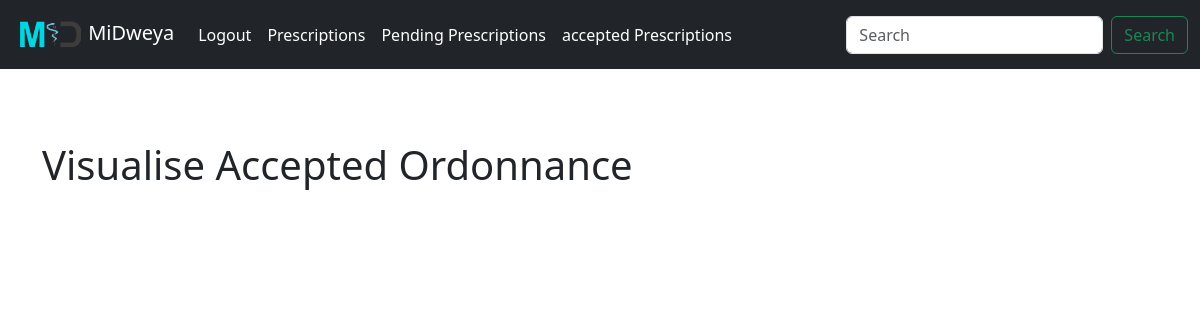
Before: /acceptedOrdonnances (signed in) with the older database file.
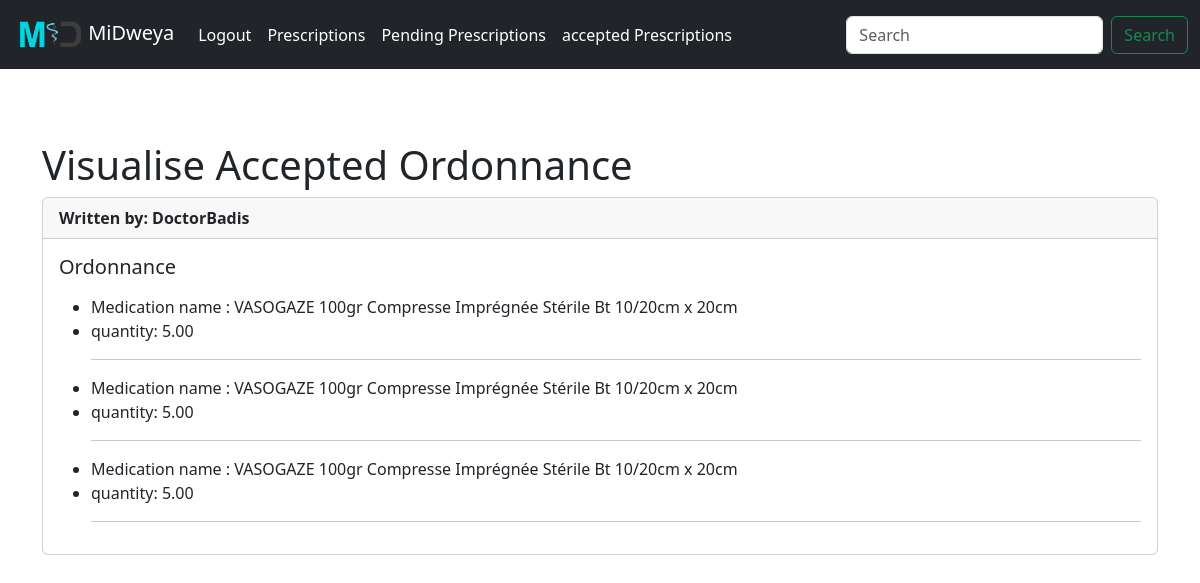
After: the same page with the newer database file.
### schedulingApp/models.py (models this page shows, shortened)
class Ordonnance(models.Model):
    id = models.AutoField(primary_key=True)
    usernameDestination=models.ForeignKey(User,on_delete=models.CASCADE,related_name="user_Destination")
    Doctor=models.ForeignKey(User,on_delete=models.CASCADE,related_name="Doctor_Destination")
    etat=models.CharField(max_length=255)
    decision=models.CharField(max_length=255)
    date = models.DateField(auto_now_add=True)

class LigneOrdonnance(models.Model):
    id = models.AutoField(primary_key=True)
    Medicament = models.ForeignKey(Medicament,on_delete=models.CASCADE)
    quantity = models.DecimalField(max_digits=10, decimal_places=2)
    qauntityPerDay=models.DecimalField(max_digits=10, decimal_places=2)
    remarks=models.CharField(max_length=1255)
    Ordonnance=models.ForeignKey(Ordonnance,on_delete=models.CASCADE,related_name="ligne")

class Medicament(models.Model):
    id = models.CharField(primary_key=True,max_length=1000)
    name = models.CharField(max_length=255)
    prixPublic=models.FloatField()
    list=models.CharField(max_length=1)

### schedulingApp/views.py (the view)
# urls.py: path('acceptedOrdonnances',views.visualiseAcceptedOronnance,name="acceptedOrdonnances"),
def visualiseAcceptedOronnance(request):
    isNormalUser=request.user.groups.filter(name="normalUsers").exists()
    user = User.objects.get(username=request.user.username)
    ordonnances = Ordonnance.objects.filter(usernameDestination=user,decision="Accepted")
    return render(request,"schedulingApp/accepted.html",{"isNormalUser":isNormalUser,"Ordonnances":ordonnances})

### schedulingApp/templates/schedulingApp/accepted.html (shortened to what this page needs)
{% extends 'schedulingApp/baseLine.html' %}
{% block content %}
<h1>Visualise Accepted Ordonnance</h1>
{% for Ordonnance in Ordonnances %}
{% if Ordonnance.decision == "Accepted" %}
<div class="card">
    <div class="card-header">
        <strong>Written by:  {{Ordonnance.Doctor.username}}</strong>
    </div>
    <div class="card-body">
      <h5 class="card-title"> Ordonnance </h5>
      <p class="card-text"><ul>
        {% for ligne in Ordonnance.ligne.all %}
        <li> Medication name : {{ligne.Medicament.name}}</li>
        <li>quantity: {{ligne.quantity}} </li>
        <hr>
        {% endfor %}
        </ul></p>
    </div>
</div>
<br>
{% endif %}
{% endfor %}
{% endblock %}

Changed rows visible on the page:
added Ordonnance: Doctor.username "DoctorBadis"
added LigneOrdonnance: Medicament.name "VASOGAZE 100gr Compresse Imprégnée Stérile Bt 10/20cm x 20cm", quantity "5.00"
added LigneOrdonnance: Medicament.name "VASOGAZE 100gr Compresse Imprégnée Stérile Bt 10/20cm x 20cm", quantity "5.00"
added LigneOrdonnance: Medicament.name "VASOGAZE 100gr Compresse Imprégnée Stérile Bt 10/20cm x 20cm", quantity "5.00"
